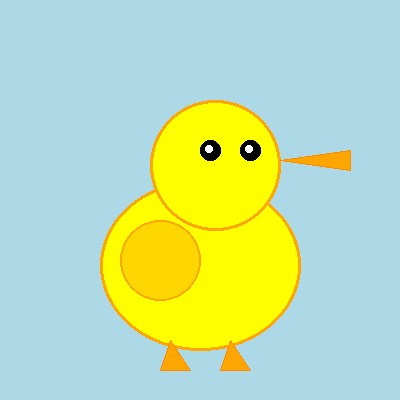
#> input picture examples/sample_duckling.png, 400 x 400 px
$ python -i comic_style.py   (imports and definitions only)
#> lines starting #> are read from the running program, lines starting #| are printed output that depends on the picture; after the words box and inside, x2 and y2 are one past the last pixel; in counts of white or black regions, pixels touching at a corner belong together
"""
Comic style effect module for converting images to comic/cartoon style.
Uses CPU-friendly image processing techniques.
"""
import cv2
import numpy as np
from PIL import Image


class ComicStyleEffect:
    """Apply comic/cartoon style effects to images."""

    def __init__(self, edge_thickness=2, color_levels=8):
        """
        Initialize comic style effect.

        Args:
            edge_thickness: Thickness of edge lines (default: 2)
            color_levels: Number of color levels for posterization (default: 8)
        """
        self.edge_thickness = edge_thickness
        self.color_levels = color_levels

    def apply(self, image, hand_drawn_style=False):
        """
        Apply comic style effect to an image.

        Args:
            image: PIL Image or numpy array
            hand_drawn_style: Use enhanced hand-drawn comic style (default: False)

        Returns:
            PIL Image with comic style applied
        """
#> called with hand_drawn_style = False
        # Convert PIL to numpy if needed
        if isinstance(image, Image.Image):
            img_array = np.array(image)
        else:
            img_array = image

        # Ensure RGB format
        if len(img_array.shape) == 2:
            img_array = cv2.cvtColor(img_array, cv2.COLOR_GRAY2RGB)
        elif img_array.shape[2] == 4:
            img_array = cv2.cvtColor(img_array, cv2.COLOR_RGBA2RGB)

        if hand_drawn_style:
            # Enhanced hand-drawn comic style
            result = self._apply_hand_drawn_style(img_array)
        else:
            # Original comic style
            # Apply bilateral filter for smooth cartoon effect
            smooth = cv2.bilateralFilter(img_array, d=9, sigmaColor=75, sigmaSpace=75)

            # Posterize colors to reduce color levels
            posterized = self._posterize(smooth, self.color_levels)

            # Detect edges
            edges = self._detect_edges(img_array)

            # Combine posterized image with edges
            result = self._combine_with_edges(posterized, edges)

        return Image.fromarray(result)

    # [57 lines left out: functions _apply_hand_drawn_style, _detect_edges_canny, _add_edge_variation, _combine_with_edges_bold, not called in this run]

    def _posterize(self, image, levels):
        """
        Reduce the number of colors in the image.

        Args:
            image: numpy array
            levels: number of color levels per channel

        Returns:
            numpy array with posterized colors
        """
#> called with levels = 8
        # Calculate the number of bits to preserve
        indices = np.arange(0, 256)
        divider = 255 / (levels - 1)
        quantized = np.int32(np.round(indices / divider))
        color_levels = np.uint8(quantized * divider)

        # Apply posterization
        posterized = color_levels[image]
        return posterized

    def _detect_edges(self, image):
        """
        Detect edges in the image using adaptive threshold.

        Args:
            image: numpy array

        Returns:
            binary edge map (numpy array)
        """
        # Convert to grayscale
        gray = cv2.cvtColor(image, cv2.COLOR_RGB2GRAY)
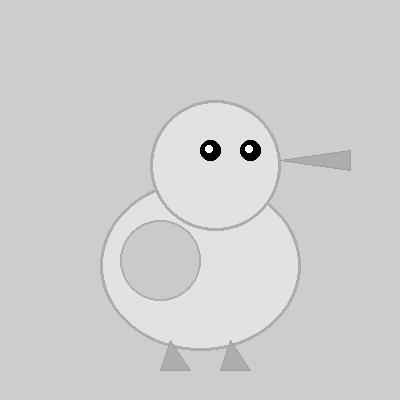
#> gray: shape (400, 400); min 0, max 255, mean 206.9

        # Apply median blur to reduce noise
        blurred = cv2.medianBlur(gray, 5)

        # Detect edges using adaptive threshold
        edges = cv2.adaptiveThreshold(
            blurred, 255,
            cv2.ADAPTIVE_THRESH_MEAN_C,
            cv2.THRESH_BINARY,
            blockSize=9,
            C=2
        )
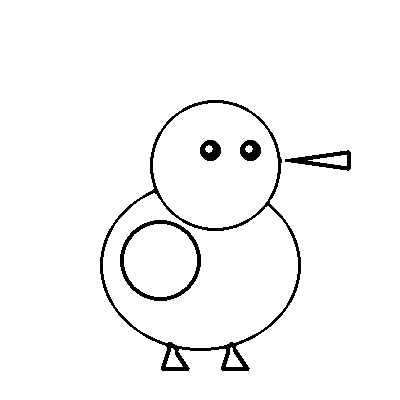
#> edges: shape (400, 400); 96.8% white; 5 black regions, box (x1, y1, x2, y2) and area: (100, 100, 301, 371) 3067, (120, 220, 201, 301) 952, (285, 150, 351, 171) 529, (200, 140, 221, 161) 305, (240, 140, 261, 161) 305

        # Invert edges (we want black lines on white)
        edges = cv2.bitwise_not(edges)

        # Dilate edges if thickness > 1
        if self.edge_thickness > 1:
            kernel = np.ones((self.edge_thickness, self.edge_thickness), np.uint8)
            edges = cv2.dilate(edges, kernel, iterations=1)
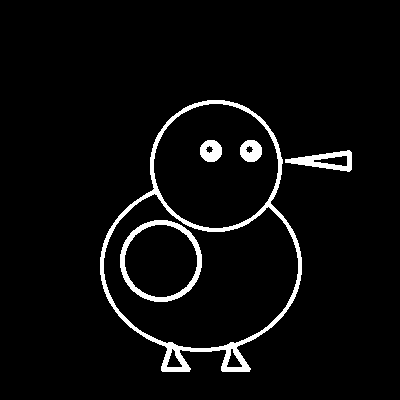
#> edges: shape (400, 400); 4.4% white; 5 white regions, box (x1, y1, x2, y2) and area: (100, 100, 302, 372) 4313, (120, 220, 202, 302) 1260, (285, 150, 352, 172) 666, (200, 140, 222, 162) 363, (240, 140, 262, 162) 363

        return edges

    def _combine_with_edges(self, image, edges):
        """
        Combine posterized image with edge lines.

        Args:
            image: posterized color image (numpy array)
            edges: binary edge map (numpy array)

        Returns:
            combined image (numpy array)
        """
        # Create a 3-channel edge mask
        edges_colored = cv2.cvtColor(edges, cv2.COLOR_GRAY2RGB)

        # Darken the image where edges are detected
        result = image.copy()
        result[edges < 128] = result[edges < 128] * 0.3
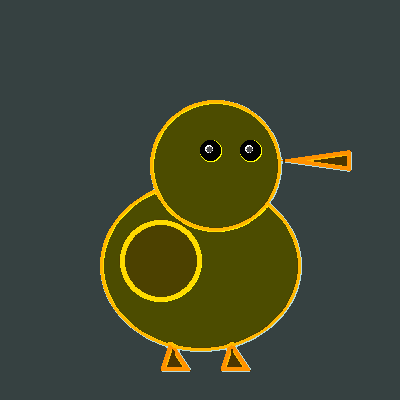
#> result: shape (400, 400, 3); mean R, G, B 65.9, 71.6, 50.2

        return result.astype(np.uint8)

>>> import cv2
>>> picture = cv2.cvtColor(cv2.imread('../examples/sample_duckling.png'), cv2.COLOR_BGR2RGB)
>>> result = ComicStyleEffect().apply(picture)
